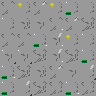

Rendered tile map (Tiled .tmx) drawn with the repository's tilesets; below, a short description and the full map source, tile grids included:
An orthogonal 6x6 tile map with 16x16 px tiles, 2 tile layers (floor, walls), 4 tilesets and 5 objects (2x janitor, finish, collectible, player).

<map version="1.2" tiledversion="1.3.4" orientation="orthogonal" renderorder="left-up" width="6" height="6" tilewidth="16" tileheight="16" infinite="0" nextlayerid="4" nextobjectid="6">
 <editorsettings>
  <export target="../levels/reach/28.lua" format="lua" />
 </editorsettings>
 <tileset firstgid="1" source="TileCollection.tsx" />
 <tileset firstgid="32" source="bum.tsx" />
 <tileset firstgid="34" source="janitor.tsx" />
 <tileset firstgid="36" source="change.tsx" />
 <layer id="1" name="floor" width="6" height="6">
  <data encoding="csv">
6,13,18,13,14,7,
15,9,8,21,18,11,
6,6,20,17,13,15,
16,16,11,17,11,14,
20,11,9,18,8,19,
14,19,11,10,20,10
</data>
 </layer>
 <layer id="2" name="walls" width="6" height="6">
  <data encoding="csv">
0,0,0,0,0,0,
0,0,0,0,0,0,
0,0,0,0,0,0,
0,0,0,0,0,0,
0,0,0,0,0,0,
0,0,0,0,0,0
</data>
 </layer>
 <objectgroup id="3" name="objects">
  <object id="1" name="finish" gid="3" x="48" y="48" width="16" height="16" />
  <object id="5" name="collectible" gid="36" x="32" y="64" width="16" height="16" />
  <object id="4" name="player" gid="32" x="16" y="80" width="16" height="16" />
  <object id="2" type="janitor" gid="34" x="16" y="64" width="16" height="16" />
  <object id="3" type="janitor" gid="34" x="32" y="80" width="16" height="16" />
 </objectgroup>
</map>
